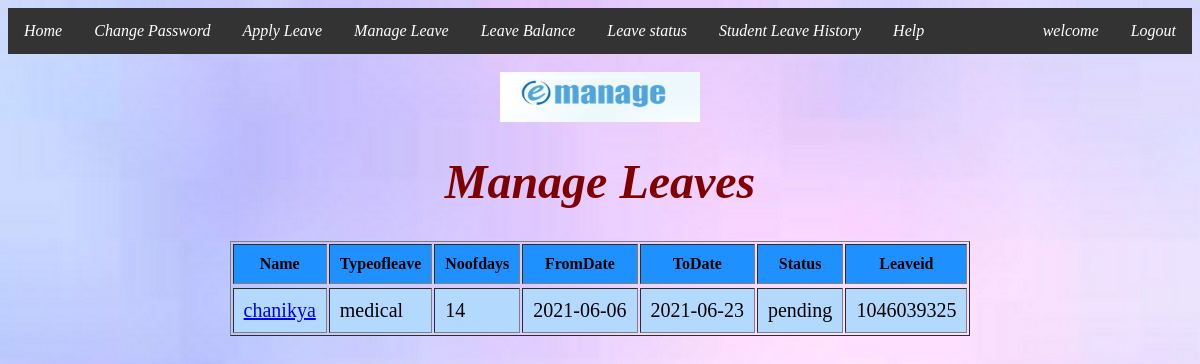
/manage.php, run on the app's committed database.
### tables this page shows
CREATE TABLE `leavetable` (
  `Name` varchar(20) NOT NULL,
  `Typeofleave` varchar(20) NOT NULL,
  `Noofdays` int(11) NOT NULL,
  `Fromdate` date NOT NULL,
  `Todate` date NOT NULL,
  `Status` varchar(15) NOT NULL,
  `Cancellation` varchar(10) NOT NULL,
  `Leaveid` int(11) NOT NULL
);

### manage.php (the view, shortened to what this page needs)
<html>
<head>
	<link href="sty.css" rel="stylesheet" type="text/css" />
</head>
<body  style="background-image:url(im6.jpg)";>
<i>
<ul>
 <li><a href="new1.html">Home</a></li>
  <li><a href="changepass2.php">Change Password</a></li>
  <li><a href="applyleave1.php">Apply Leave</a></li>
  <li><a href="manage.php">Manage Leave</a></li>
  <li><a href="leavebal1.php">Leave Balance</a></li>
  <li><a href="leavestatus1.php">Leave status</a></li>
  <li><a href="leavehistory1.php">Student Leave History</a></li>
  <li><a href="help1.php">Help</a></li>
  <li style="float:right"><a href="new1.html">Logout</a></li>
   <li style="float:right"><a href="new.html"><?php session_start(); echo "welcome  ".$_SESSION['name']."";?></a></li>
</ul>
</i>
	<center>
	<br><img src="mm1.png" height="50" width="200" class="im">
	<font color="#800000" size="5vm"/><h1>
<i>Manage Leaves</i></h1>
<?php
 $con = mysqli_connect('localhost','root','') or die(mysqli_error());
 mysqli_select_db($con,'anu') or die(mysqli_error());
 $query="select * from leavetable";
 $result=mysqli_query($con,$query) or die("query failed".mysqli_error());
 echo "<table border='1' cellpadding='10'>";
 echo "<tr>";
 echo "<th>Name</th><th>Typeofleave</th><th>Noofdays</th><th>FromDate</th><th>ToDate</th><th>Status</th><th>Leaveid</th>";
 echo "<tr>";
 while($res=mysqli_fetch_array($result,MYSQLI_ASSOC))
 {
	$st=$res['Status'];
	if($st=='pending')
	{
		$n=$res['Name'];
		echo "<tr>";
	echo "<td>";
	echo "<a href='approval.php?del=$n'>".$n."</a>";
	echo "</td><td>".$res['Typeofleave']."</td><td>".$res['Noofdays']."</td><td>".$res['Fromdate']."</td><td>".$res['Todate']."</td><td>".$st."</td><td>".$res['Leaveid']."</td>";
	echo "</tr>";
	}
 }
?>
</body>
</html>

### manage.php (style rules this page uses)
ul { list-style-type: none; margin: 0; padding: 0; overflow: hidden; background-color: #333; }
li { float: left; }
li a { display: block; color: white; text-align: center; padding: 14px 16px; text-decoration: none; }
tbody td { font-size:20px; }
tbody th { background-color:#1e90ff; }
tbody tr:nth-child(odd) td { background-color:#b3d9ff; }

### data on the page
leavetable: Name "chanikya", Typeofleave "medical", Noofdays "14", Fromdate "2021-06-06", Todate "2021-06-23", Status "pending", Leaveid "1046039325"
